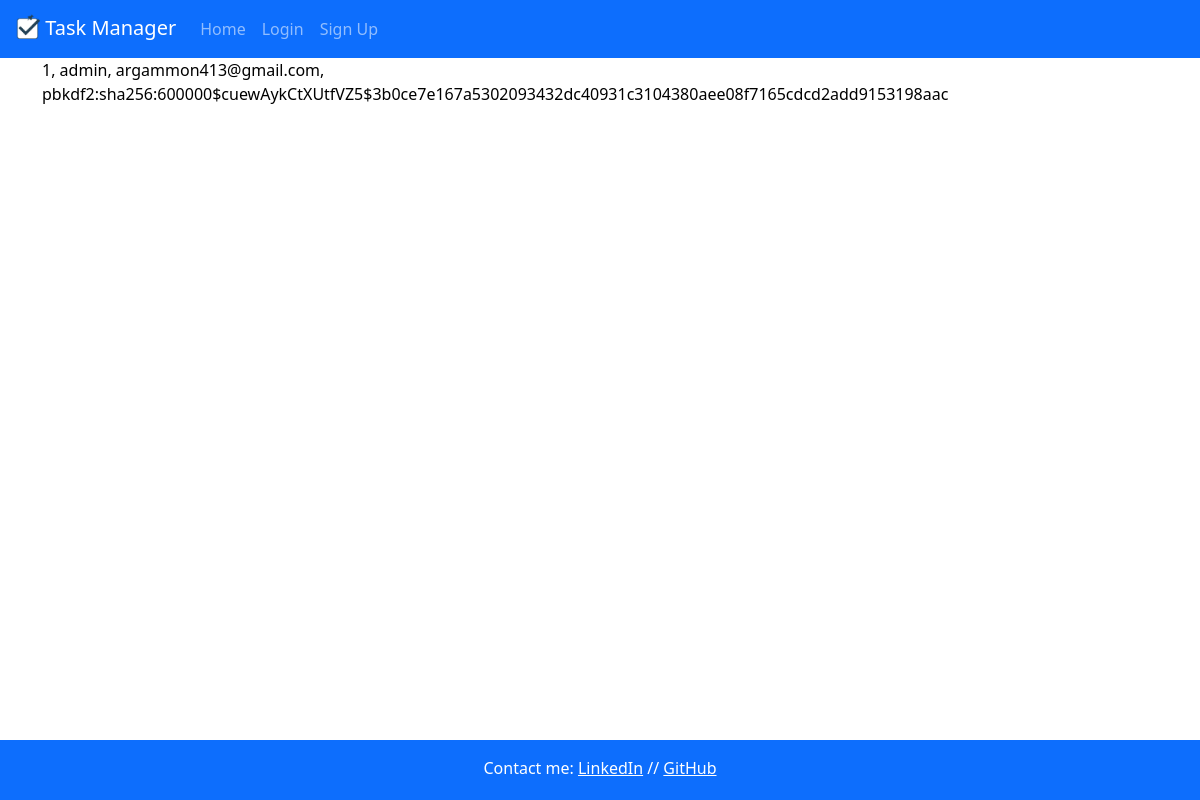
Page /view_users on the earlier database version.
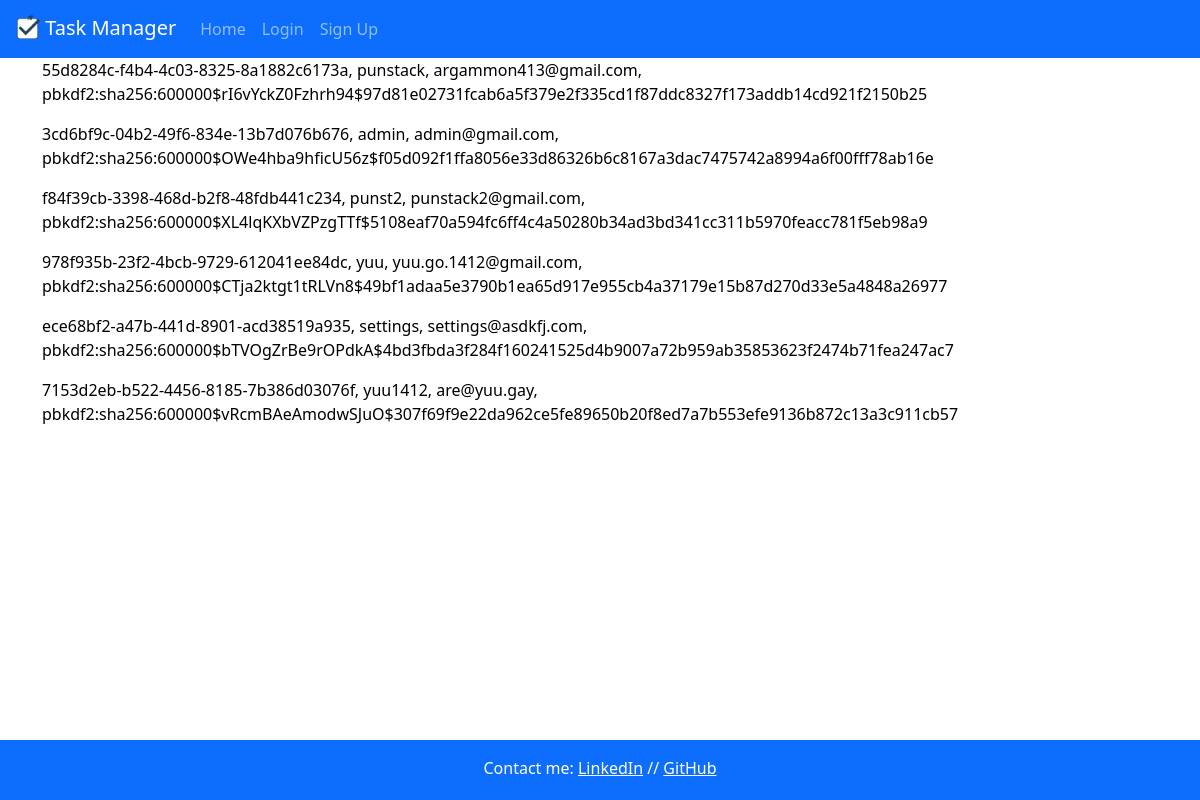
Same page on the later database version.
### app.py (models this page shows, shortened)
class User(db.Model):
    __tablename__ = 'User'
    id = db.Column(db.String(36), primary_key = True, default=lambda: str(uuid.uuid4()))
    user = db.Column(db.String(20), unique = True, nullable = False) # stores original case of username
    user_lower = db.Column(db.String(20), unique = True, nullable = False) # stores lower case version of username
    email = db.Column(db.String(100), unique = True, nullable = False)
    email_lower = db.Column(db.String(100), unique = True, nullable = False)
    password = db.Column(db.String(50), nullable = False)
    tasks = db.relationship('Task', backref='user', lazy = True, cascade = 'all, delete-orphan')
    friends = db.relationship('User',
                              secondary = friends,
                              primaryjoin = (friends.c.user_id == id),
                              secondaryjoin = (friends.c.friend_id == id),
                              backref = db.backref('friended_by', lazy = 'dynamic'), # for loading 'friended_by'
                              lazy = 'dynamic') # for loading 'friends'

### app.py (the view)
@app.route("/view_users")
def view_users():
    return render_template("view_users.html", values=User.query.all())

### app.py (called while the page is built)
@app.before_request
def check_user_existence():
    if "user" in session:
        user_lower = session["user"].lower()
        if not User.query.filter_by(user_lower=user_lower).first():
            session.pop("user", None)
            return redirect(url_for("login"))

### templates/view_users.html
{% extends "layout.html" %}
{% block content %}
{% for item in values %}
<p>{{item.id}}, {{item.user}}, {{item.email}}, {{item.password}}</p>
{% endfor %}
{% endblock %}

Differences in the rows shown:
removed User: id "1", user "admin", email "argammon413@gmail.com", password "pbkdf2:sha256:600000$cuewAykCtXUtfVZ5$3b0ce7e167a5302093432dc40931c3104380aee08f7165cdcd2add9153198aac"
added User: id "55d8284c-f4b4-4c03-8325-8a1882c6173a", user "punstack", email "argammon413@gmail.com", password "pbkdf2:sha256:600000$rI6vYckZ0Fzhrh94$97d81e02731fcab6a5f379e2f335cd1f87ddc8327f173addb14cd921f2150b25"
added User: id "3cd6bf9c-04b2-49f6-834e-13b7d076b676", user "admin", email "admin@gmail.com", password "pbkdf2:sha256:600000$OWe4hba9hficU56z$f05d092f1ffa8056e33d86326b6c8167a3dac7475742a8994a6f00fff78ab16e"
added User: id "f84f39cb-3398-468d-b2f8-48fdb441c234", user "punst2", email "punstack2@gmail.com", password "pbkdf2:sha256:600000$XL4lqKXbVZPzgTTf$5108eaf70a594fc6ff4c4a50280b34ad3bd341cc311b5970feacc781f5eb98a9"
added User: id "978f935b-23f2-4bcb-9729-612041ee84dc", user "yuu", email "yuu.go.1412@gmail.com", password "pbkdf2:sha256:600000$CTja2ktgt1tRLVn8$49bf1adaa5e3790b1ea65d917e955cb4a37179e15b87d270d33e5a4848a26977"
added User: id "ece68bf2-a47b-441d-8901-acd38519a935", user "settings", email "settings@asdkfj.com", password "pbkdf2:sha256:600000$bTVOgZrBe9rOPdkA$4bd3fbda3f284f160241525d4b9007a72b959ab35853623f2474b71fea247ac7"
added User: id "7153d2eb-b522-4456-8185-7b386d03076f", user "yuu1412", email "are@yuu.gay", password "pbkdf2:sha256:600000$vRcmBAeAmodwSJuO$307f69f9e22da962ce5fe89650b20f8ed7a7b553efe9136b872c13a3c911cb57"
